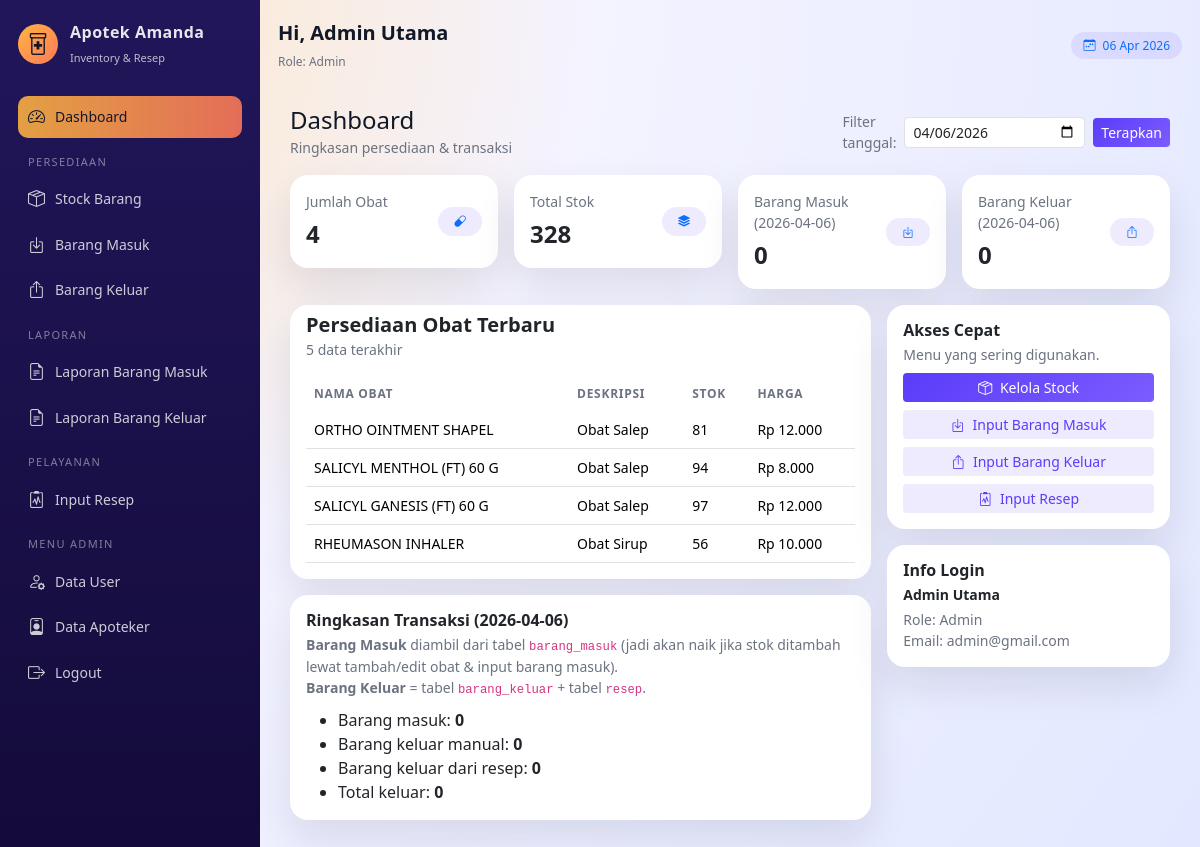
/index.php (signed in), run on the app's committed database.
### tables this page shows
CREATE TABLE IF NOT EXISTS obat (
  id INT AUTO_INCREMENT PRIMARY KEY,
  nama VARCHAR(150) NOT NULL,
  deskripsi VARCHAR(255),
  stok INT NOT NULL DEFAULT 0,
  harga INT NOT NULL DEFAULT 0
);

### auth.php (called while the page is built, shortened)
<?php
function current_user() {
    return isset($_SESSION['user']) ? $_SESSION['user'] : null;
}
function can_manage_users() {
    $user = current_user();
    return $user && $user['role'] === 'admin';
}
?>

### index.php (the view, shortened to what this page needs)
<?php
require_once "config.php";
require_once "auth.php";
$tanggal = (isset($_GET['tanggal']) && preg_match('/^\d{4}-\d{2}-\d{2}$/', $_GET['tanggal']))
    ? $_GET['tanggal']
    : date('Y-m-d');
$tanggalEsc = mysqli_real_escape_string($conn, $tanggal);
$obat_count = (int)(mysqli_fetch_row(mysqli_query($conn, "SELECT COUNT(*) FROM obat"))[0] ?? 0);
$total_stok = (int)(mysqli_fetch_row(mysqli_query($conn, "SELECT COALESCE(SUM(stok),0) FROM obat"))[0] ?? 0);
$bm = (int)(mysqli_fetch_row(mysqli_query(
    $conn,
    "SELECT COALESCE(SUM(jumlah),0) FROM barang_masuk WHERE DATE(tanggal)='$tanggalEsc'"
))[0] ?? 0);
$bk_manual = (int)(mysqli_fetch_row(mysqli_query(
    $conn,
    "SELECT COALESCE(SUM(jumlah),0) FROM barang_keluar WHERE DATE(tanggal)='$tanggalEsc'"
))[0] ?? 0);
$bk_resep = (int)(mysqli_fetch_row(mysqli_query(
    $conn,
    "SELECT COALESCE(SUM(jumlah),0) FROM resep WHERE DATE(created_at)='$tanggalEsc'"
))[0] ?? 0);
$bk = $bk_manual + $bk_resep;
include "partials/header.php";
?>
<div class="d-flex justify-content-between align-items-center mb-3">
    <div>
        <h4 class="mb-0">Dashboard</h4>
        <small class="text-muted">Ringkasan persediaan & transaksi</small>
    </div>
    <form method="get" class="d-flex gap-2 align-items-center">
        <label class="small text-muted mb-0">Filter tanggal:</label>
        <input type="date" name="tanggal" class="form-control form-control-sm"
               value="<?php echo htmlspecialchars($tanggal); ?>">
        <button class="btn btn-sm btn-primary">Terapkan</button>
    </form>
</div>
<div class="row g-3 mb-3">
    <div class="col-md-3">
        <div class="card border-0">
            <div class="card-body d-flex justify-content-between align-items-center">
                <div>
                    <div class="text-muted small mb-1">Jumlah Obat</div>
                    <div class="fs-4 fw-semibold"><?php echo $obat_count; ?></div>
                </div>
                <span class="badge bg-soft-primary text-primary px-3 py-2">
                    <i class="bi bi-capsule"></i>
                </span>
            </div>
        </div>
    </div>
    <div class="col-md-3">
        <div class="card border-0">
            <div class="card-body d-flex justify-content-between align-items-center">
                <div>
                    <div class="text-muted small mb-1">Total Stok</div>
                    <div class="fs-4 fw-semibold"><?php echo $total_stok; ?></div>
                </div>
                <span class="badge bg-soft-primary text-primary px-3 py-2">
                    <i class="bi bi-stack"></i>
                </span>
            </div>
        </div>
    </div>
    <div class="col-md-3">
        <div class="card border-0">
            <div class="card-body d-flex justify-content-between align-items-center">
                <div>
                    <div class="text-muted small mb-1">Barang Masuk (<?php echo htmlspecialchars($tanggal); ?>)</div>
                    <div class="fs-4 fw-semibold"><?php echo $bm; ?></div>
                </div>
                <span class="badge bg-soft-primary text-primary px-3 py-2">
                    <i class="bi bi-box-arrow-in-down"></i>
                </span>
            </div>
        </div>
    </div>
    <div class="col-md-3">
        <div class="card border-0">
            <div class="card-body d-flex justify-content-between align-items-center">
                <div>
                    <div class="text-muted small mb-1">Barang Keluar (<?php echo htmlspecialchars($tanggal); ?>)</div>
                    <div class="fs-4 fw-semibold"><?php echo $bk; ?></div>
                </div>
                <span class="badge bg-soft-primary text-primary px-3 py-2">
                    <i class="bi bi-box-arrow-up"></i>
                </span>
            </div>
        </div>
    </div>
</div>
<div class="row g-3">
    <div class="col-lg-8">
        <div class="card">
            <div class="card-header d-flex justify-content-between align-items-center">
                <div>
                    <h5 class="card-title mb-0">Persediaan Obat Terbaru</h5>
                    <small class="text-muted">5 data terakhir</small>
                </div>
            </div>
            <div class="card-body">
                <table class="table align-middle mb-0">
                    <thead>
                    <tr>
                        <th>Nama Obat</th>
                        <th>Deskripsi</th>
                        <th>Stok</th>
                        <th>Harga</th>
                    </tr>
                    </thead>
                    <tbody>
                    <?php
                    $q = mysqli_query($conn, "SELECT * FROM obat ORDER BY id DESC LIMIT 5");
                    if (mysqli_num_rows($q) === 0): ?>
                        <tr><td colspan='4' class='text-center text-muted'>Belum ada data obat.</td></tr>
                    <?php else:
                        while ($row = mysqli_fetch_assoc($q)): ?>
                            <tr>
                                <td><?php echo htmlspecialchars($row['nama']); ?></td>
                                <td><?php echo htmlspecialchars($row['deskripsi']); ?></td>
                                <td><?php echo (int)$row['stok']; ?></td>
                                <td>Rp <?php echo number_format((int)$row['harga'],0,',','.'); ?></td>
                            </tr>
                        <?php endwhile; endif; ?>
                    </tbody>
                </table>
            </div>
        </div>
        <div class="card mt-3">
            <div class="card-body">
                <h6 class="card-title mb-1">Ringkasan Transaksi (<?php echo htmlspecialchars($tanggal); ?>)</h6>
                <p class="text-muted small mb-2">
                    <b>Barang Masuk</b> diambil dari tabel <code>barang_masuk</code> (jadi akan naik jika stok ditambah lewat tambah/edit obat & input barang masuk).
                    <br>
                    <b>Barang Keluar</b> = tabel <code>barang_keluar</code> + tabel <code>resep</code>.
                </p>
                <ul class="mb-0">
                    <li>Barang masuk: <b><?php echo $bm; ?></b></li>
                    <li>Barang keluar manual: <b><?php echo $bk_manual; ?></b></li>
                    <li>Barang keluar dari resep: <b><?php echo $bk_resep; ?></b></li>
                    <li>Total keluar: <b><?php echo $bk; ?></b></li>
                </ul>
            </div>
        </div>
    </div>
    <div class="col-lg-4">
        <div class="card mb-3">
            <div class="card-body">
                <h6 class="card-title mb-1">Akses Cepat</h6>
                <p class="text-muted small mb-2">Menu yang sering digunakan.</p>
                <div class="d-grid gap-2">
                    <a href="stock.php" class="btn btn-primary btn-sm"><i class="bi bi-box-seam me-1"></i> Kelola Stock</a>
                    <a href="barang_masuk.php" class="btn btn-soft btn-sm"><i class="bi bi-box-arrow-in-down me-1"></i> Input Barang Masuk</a>
                    <a href="barang_keluar.php" class="btn btn-soft btn-sm"><i class="bi bi-box-arrow-up me-1"></i> Input Barang Keluar</a>
                    <a href="resep.php" class="btn btn-soft btn-sm"><i class="bi bi-clipboard2-pulse me-1"></i> Input Resep</a>
                </div>
            </div>
        </div>
        <div class="card border-0">
            <div class="card-body">
                <h6 class="card-title mb-1">Info Login</h6>
                <p class="small mb-1"><strong><?php echo htmlspecialchars($user['name']); ?></strong></p>
                <p class="small text-muted mb-0">
                    Role: <span class="text-capitalize"><?php echo htmlspecialchars($user['role']); ?></span><br>
                    Email: <?php echo htmlspecialchars($user['email']); ?>
                </p>
            </div>
        </div>
    </div>
</div>
<?php include "partials/footer.php"; ?>

### partials/header.php (shortened to what this page needs)
<?php
require_once __DIR__ . "/../auth.php";
$user = current_user();
$role = $user['role'] ?? '';
?>
<!DOCTYPE html>
<html lang="id">
<head>
    <link href="https://cdn.jsdelivr.net/npm/bootstrap@5.3.3/dist/css/bootstrap.min.css" rel="stylesheet">
    <link href="https://cdn.jsdelivr.net/npm/bootstrap-icons@1.11.3/font/bootstrap-icons.css" rel="stylesheet">
    <link rel="stylesheet" href="assets/style.css">
</head>
<body>
<div class="app-wrapper">
    <aside class="sidebar">
        <div class="sidebar-brand">
            <div class="brand-icon">
                <i class="bi bi-prescription2"></i>
            </div>
            <div>
                <div class="brand-title">Apotek Amanda</div>
                <small class="brand-subtitle">Inventory &amp; Resep</small>
            </div>
        </div>
        <nav class="sidebar-menu">
            <a href="index.php" class="sidebar-link<?php echo basename($_SERVER['PHP_SELF'])=='index.php' ? ' active' : ''; ?>">
                <i class="bi bi-speedometer2"></i> <span>Dashboard</span>
            </a>
            <?php if (in_array($role, ['admin','gudang'], true)): ?>
                <div class="sidebar-section-label">Persediaan</div>
                <a href="stock.php" class="sidebar-link<?php echo basename($_SERVER['PHP_SELF'])=='stock.php' ? ' active' : ''; ?>">
                    <i class="bi bi-box-seam"></i> <span>Stock Barang</span>
                </a>
                <a href="barang_masuk.php" class="sidebar-link<?php echo basename($_SERVER['PHP_SELF'])=='barang_masuk.php' ? ' active' : ''; ?>">
                    <i class="bi bi-box-arrow-in-down"></i> <span>Barang Masuk</span>
                </a>
                <a href="barang_keluar.php" class="sidebar-link<?php echo basename($_SERVER['PHP_SELF'])=='barang_keluar.php' ? ' active' : ''; ?>">
                    <i class="bi bi-box-arrow-up"></i> <span>Barang Keluar</span>
                </a>
            <?php endif; ?>
            <?php if (in_array($role, ['admin','apoteker','gudang','owner'], true)): ?>
                <div class="sidebar-section-label">Laporan</div>
                <a href="laporan_masuk.php" class="sidebar-link<?php echo basename($_SERVER['PHP_SELF'])=='laporan_masuk.php' ? ' active' : ''; ?>">
                    <i class="bi bi-file-earmark-text"></i> <span>Laporan Barang Masuk</span>
                </a>
                <a href="laporan_keluar.php" class="sidebar-link<?php echo basename($_SERVER['PHP_SELF'])=='laporan_keluar.php' ? ' active' : ''; ?>">
                    <i class="bi bi-file-earmark-text"></i> <span>Laporan Barang Keluar</span>
                </a>
            <?php endif; ?>
            <?php if (in_array($role, ['admin','apoteker'], true)): ?>
                <div class="sidebar-section-label">Pelayanan</div>
                <a href="resep.php" class="sidebar-link<?php echo basename($_SERVER['PHP_SELF'])=='resep.php' ? ' active' : ''; ?>">
                    <i class="bi bi-clipboard2-pulse"></i> <span>Input Resep</span>
                </a>
            <?php endif; ?>
            <?php if ($role === 'admin' && can_manage_users()): ?>
                <div class="sidebar-section-label">Menu Admin</div>
                <a href="user.php" class="sidebar-link<?php echo basename($_SERVER['PHP_SELF'])=='user.php' ? ' active' : ''; ?>">
                    <i class="bi bi-person-gear"></i> <span>Data User</span>
                </a>
                <a href="apoteker.php" class="sidebar-link<?php echo basename($_SERVER['PHP_SELF'])=='apoteker.php' ? ' active' : ''; ?>">
                    <i class="bi bi-person-badge"></i> <span>Data Apoteker</span>
                </a>
            <?php endif; ?>
            <a href="#"
               class="sidebar-link"
               data-bs-toggle="modal"
               data-bs-target="#logoutModal">
                <i class="bi bi-box-arrow-right"></i> <span>Logout</span>
            </a>
        </nav>
    </aside>
    <main class="app-main">
        <header class="topbar">
            <div>
                <div class="topbar-title">Hi, <?php echo htmlspecialchars($user['name']); ?></div>
                <small class="topbar-subtitle text-capitalize">Role: <?php echo htmlspecialchars($role); ?></small>
            </div>
            <div class="topbar-right">
                <span class="badge bg-soft-primary text-primary">
                    <i class="bi bi-calendar-week me-1"></i>
                    <?php echo date('d M Y'); ?>
                </span>
            </div>
        </header>
        <div class="app-content container-fluid py-3">

### partials/footer.php (shortened to what this page needs)
        </div>
    </main>
</div>
</body>
</html>

### assets/style.css (style rules this page uses)
:root { --primary: #5b3cfa; --primary-soft: rgba(91, 60, 250, .1); --accent: #ffb441; --bg: #f4f3ff; --sidebar-bg: #21165a; --text-main: #111827; --text-muted: #6b7280; --radius-xl: 18px; }
*, *::before, *::after { box-sizing: border-box; }
body { margin: 0; font-family: system-ui, -apple-system, BlinkMacSystemFont, "SF Pro Text", "Segoe UI", sans-serif; background: radial-gradient(circle at top left, #ffe5c2 0, #f4f3ff 40%, #e2e8ff 100%); color: var(--text-main); }
.app-wrapper { display: flex; min-height: 100vh; }
.sidebar { width: 260px; background: linear-gradient(180deg, var(--sidebar-bg), #140b3a); color: #e5e7eb; padding: 20px 18px; display: flex; flex-direction: column; }
.sidebar-brand { display: flex; align-items: center; gap: 12px; margin-bottom: 24px; }
.brand-icon { width: 40px; height: 40px; border-radius: 999px; display: flex; align-items: center; justify-content: center; background: linear-gradient(135deg, #ffb441, #ff7a59); color: #111827; font-size: 22px; }
.brand-title { font-weight: 700; letter-spacing: .03em; }
.brand-subtitle { font-size: 11px; opacity: .8; }
.sidebar-menu { display: flex; flex-direction: column; gap: 4px; margin-top: 4px; flex: 1; }
.sidebar-section-label { font-size: 11px; text-transform: uppercase; letter-spacing: .12em; opacity: .5; margin: 12px 10px 4px; }
.sidebar-link { display: flex; align-items: center; gap: 10px; padding: 8px 10px; color: #e5e7eb; border-radius: 10px; text-decoration: none; font-size: 14px; opacity: .88; transition: all .18s ease; }
.sidebar-link i { font-size: 17px; }
.sidebar-link.active { background: linear-gradient(90deg, var(--accent), #ff7a59); color: #111827; }
.app-main { flex: 1; padding: 18px; }
.topbar { display: flex; align-items: center; justify-content: space-between; margin-bottom: 18px; }
.topbar-title { font-weight: 600; font-size: 20px; }
.topbar-subtitle { font-size: 12px; color: var(--text-muted); }
.badge.bg-soft-primary { background-color: var(--primary-soft); border-radius: 999px; padding: 7px 12px; font-weight: 500; }
.app-content .card { border-radius: var(--radius-xl); border: none; box-shadow: 0 18px 40px rgba(15, 23, 42, .10); }
.card-header { border-bottom: 0; background: transparent; padding-bottom: 0; }
.card-title { font-weight: 600; }
.btn-primary { background: linear-gradient(135deg, var(--primary), #7b5cff); border: none; }
.btn-soft { background-color: var(--primary-soft); border: none; color: var(--primary); }
.table thead th { border-bottom: 0; font-size: 12px; text-transform: uppercase; color: var(--text-muted); letter-spacing: .06em; }
.table tbody td { vertical-align: middle; font-size: 14px; }
.text-muted { color: var(--text-muted) !important; }

### data on the page
obat: nama "ORTHO OINTMENT SHAPEL", deskripsi "Obat Salep", stok "81", harga "12.000"
obat: nama "SALICYL MENTHOL (FT) 60 G", deskripsi "Obat Salep", stok "94", harga "8.000"
obat: nama "SALICYL GANESIS (FT) 60 G", deskripsi "Obat Salep", stok "97", harga "12.000"
obat: nama "RHEUMASON INHALER", deskripsi "Obat Sirup", stok "56", harga "10.000"

### other printed values
$user['name'] "Admin Utama"
$role "Admin"
$obat_count "4"
$total_stok "328"
$tanggal "2026-04-06"
$bm "0"
$bk "0"
$bk_manual "0"
$bk_resep "0"
$user['role'] "Admin"
$user['email'] "admin@gmail.com"
